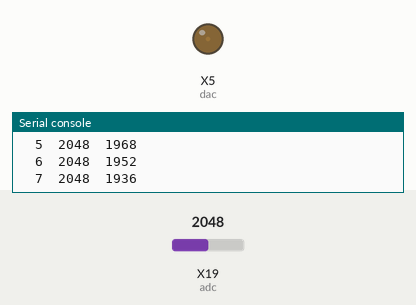
A program run on a simulated pyboard running MicroPython. Parts: output pins drawn as LEDs (lit = HIGH), the last lines printed to the serial console. Inputs (shaded band) come from the test bench; at power-on: X19 (adc) = 2048 (analog values on the 0–4095 scale).

Above: at 1.27 s.
1.3 s: X19 (adc) set to 1474
4.3 s: X19 (adc) set to 1369
At 9.84 s:
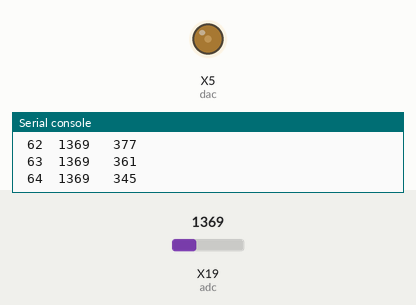
At 19.46 s:
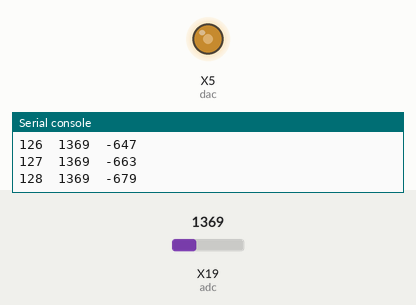
Timing chart, 0 to 21.0 s (numbered marks = the images above; inputs shaded):
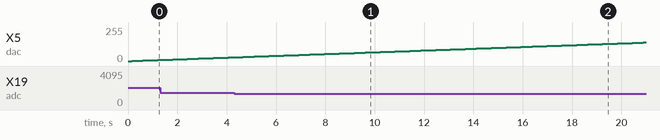

Measured:
- the behaviour switches between 1432 and 1431 on X19 (adc) (found by bisection; images 0 and 1)

The program:

PYB_adda_test.py
```python
 # PYB_adda_test.pyb

 # PyBoard Test of DAC & ADC
 # (c) Claus Kuehnel 2019-02-17 info@ckuehnel.ch

 # PyBoard v1.1 has two DAC channels, connected to X5 and X6
 # There are 16 ADC channels. The ADC channel connected to X19 is used here.
 # Connect X5 & X19 for this test.

import time
from pyb import Pin,DAC, ADC
dac = DAC(Pin('X5'))
adc = ADC(Pin('X19'))

print('\nTesting ADDA subsystem of PyBoard\n')

print('DAC\t ADC\t Diff')
print('-----------------------')

for i in range(256):
  dac.write(i)
  time.sleep_ms(100)
  adcvalue = adc.read()
  time.sleep_ms(50)
  diff = 16 * i
  diff = adcvalue - diff
  print('{0:3d}\t{1:4d}\t{2:4d}'.format(i, adcvalue, diff))
```
